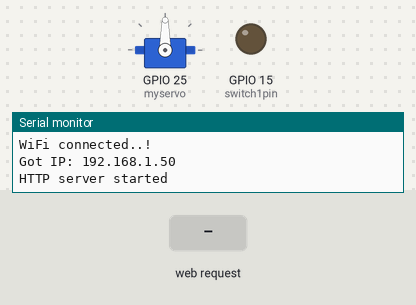
The sketch below on a simulated ESP32. Shown: servo, output pins drawn as LEDs (lit = HIGH), the last lines printed to the serial monitor. The test bench sets the inputs (shaded band). WiFi joins after 1.5 s; servers stay silent unless stated.

Above: at 3.3 s.
3.4 s: HTTP request GET /switch1on received
At 4.2 s:
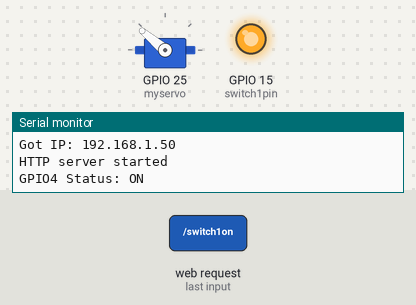
At 5.3 s:
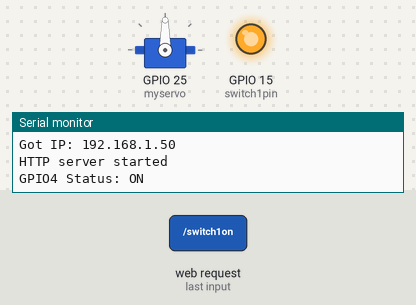
5.9 s: HTTP request GET /switch1off received
At 6.4 s:
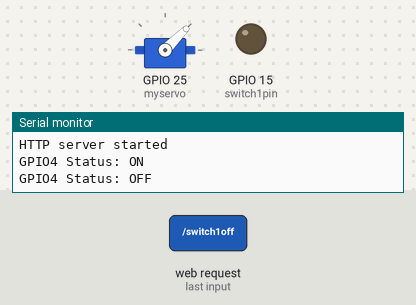
Timing chart, 0 to 8.9 s (numbered marks = the images above; inputs shaded):
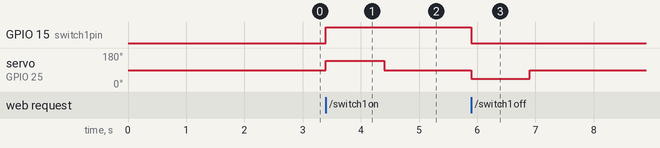

Measured:
- after the input at 3.4 s, GPIO 15 (switch1pin): LOW → HIGH at once; servo on GPIO 25 (myservo): 90° → 140° at once, → 90° 1.0 s later
- after the input at 5.9 s, GPIO 15 (switch1pin): HIGH → LOW at once; servo on GPIO 25 (myservo): 90° → 45° at once, → 90° 1.0 s later

The sketch:

server.ino
```cpp
#include <WiFi.h>
#include <WebServer.h>
#include <Servo.h>
#include <esp_wifi.h>
/*Put your SSID & Password*/
const char* ssid = "sesameLocal";  // Enter SSID here
const char* password = "ultrasonicspeed";  //Enter Password here

void setWiFiPowerSavingMode();

WebServer server(80);
Servo myservo;
int pos = 0;

uint8_t switch1pin = 15;
bool switch1status = LOW;
bool changed = false;

IPAddress local_IP(192, 168, 0, 29);
// Set your Gateway IP address
IPAddress gateway(192, 168, 1, 1);
IPAddress subnet(255, 255, 0, 0);

void setup() {
  setCpuFrequencyMhz(40);
  Serial.begin(115200);
  delay(100);
  pinMode(switch1pin, OUTPUT);
  if (!WiFi.config(local_IP, gateway, subnet)) {
    Serial.println("STA Failed to configure");
  }
  Serial.println("Connecting to ");
  Serial.println(ssid);

  //connect to your local wi-fi network
  WiFi.begin(ssid, password);

  //check wi-fi is connected to wi-fi network
  while (WiFi.status() != WL_CONNECTED) {
  delay(1000);
  Serial.print(".");
  }
  Serial.println("");
  Serial.println("WiFi connected..!");
  Serial.print("Got IP: ");  Serial.println(WiFi.localIP());
  setWiFiPowerSavingMode();
  server.on("/", handle_OnConnect);
  server.on("/switch1on", handle_switch1on);
  server.on("/switch1off", handle_switch1off);
  server.onNotFound(handle_NotFound);

  server.begin();
  Serial.println("HTTP server started");
  myservo.attach(25);
  myservo.write(90);
}
void loop() {
  server.handleClient();
  if(switch1status&&changed)
  {digitalWrite(switch1pin, HIGH);
  myservo.write(140);
  delay(1000);
  myservo.write(90);
  changed = false;
  }
  else if (!switch1status&&changed)
  {digitalWrite(switch1pin, LOW);
  myservo.write(45);
  delay(1000);
  myservo.write(90);
  changed = false;}
}

void setWiFiPowerSavingMode(){
    esp_wifi_set_ps(WIFI_PS_MAX_MODEM);
}
/*
 * response code switch1 : 100 on, 200 off
 */
void handle_OnConnect() {
  switch1status = LOW;
  Serial.println("GPIO4 Status: OFF");
  server.send(200, "text/html", SendHTML(switch1status));
  server.send(100, "text/html", SendHTML(true));
}

void handle_switch1on() {
  switch1status = HIGH;
  changed = true;
  Serial.println("GPIO4 Status: ON");
  server.send(100, "text/html", SendHTML(true));
}

void handle_switch1off() {
  switch1status = LOW;
  changed = true;
  Serial.println("GPIO4 Status: OFF");
  server.send(200, "text/html", SendHTML(false));
}
void handle_NotFound(){
  server.send(404, "text/plain", "Not found");
}

String SendHTML(uint8_t switch1stat){
  String ptr = "<!DOCTYPE html> <html>\n";
  ptr +="<head><meta name=\"viewport\" content=\"width=device-width, initial-scale=1.0, user-scalable=no\">\n";
  ptr +="<title>Switch Control</title>\n";
  ptr +="<style>html { font-family: Helvetica; display: inline-block; margin: 0px auto; text-align: center;}\n";
  ptr +="body{margin-top: 50px;} h1 {color: #444444;margin: 50px auto 30px;} h3 {color: #444444;margin-bottom: 50px;}\n";
  ptr +=".button {display: block;width: 80px;background-color: #3498db;border: none;color: white;padding: 13px 30px;text-decoration: none;font-size: 25px;margin: 0px auto 35px;cursor: pointer;border-radius: 4px;}\n";
  ptr +=".button-on {background-color: #3498db;}\n";
  ptr +=".button-on:active {background-color: #2980b9;}\n";
  ptr +=".button-off {background-color: #34495e;}\n";
  ptr +=".button-off:active {background-color: #2c3e50;}\n";
  ptr +="p {font-size: 14px;color: #888;margin-bottom: 10px;}\n";
  ptr +="</style>\n";
  ptr +="</head>\n";
  ptr +="<body>\n";
  ptr +="<h1>Eddy's home automation project</h1>\n";
  ptr +="<h3>ESP32 Control</h3>\n";

  if(switch1stat)
  {ptr +="<p>Switch1 Status: ON</p><a class=\"button button-off\" href=\"/switch1off\">OFF</a>\n";}
  else
  {ptr +="<p>Switch1 Status: OFF</p><a class=\"button button-on\" href=\"/switch1on\">ON</a>\n";}
  ptr +="</body>\n";
  ptr +="</html>\n";
  return ptr;
}
```
